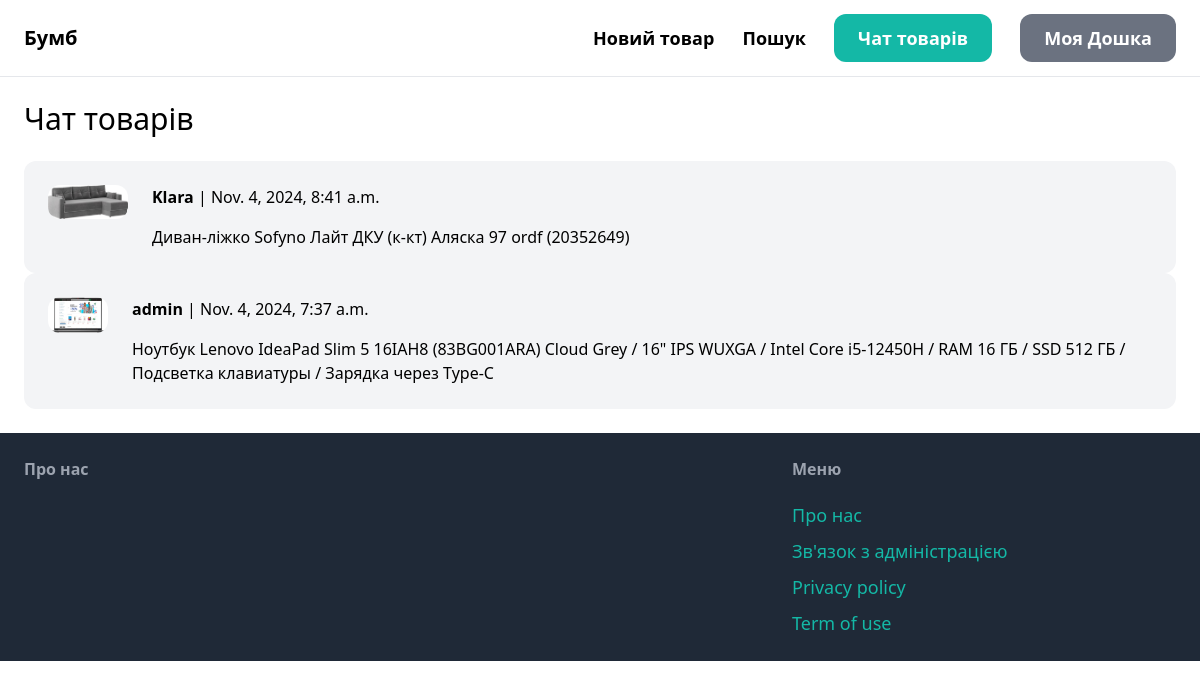
The page /inbox/ (signed in) on the database its author committed.
### conversation/models.py (models this page shows)
class Conversation(models.Model):
    item = models.ForeignKey(Item, related_name='conversations', on_delete=models.CASCADE)
    members = models.ManyToManyField(User, related_name='conversations')
    created_at = models.DateTimeField(auto_now_add=True)
    modified_at = models.DateTimeField(auto_now=True)
    class Meta:
        ordering = ('-modified_at',)

### item/models.py (models this page shows, shortened)
class Item(models.Model):
    category = models.ForeignKey(Category, related_name='items', on_delete=models.CASCADE)
    name = models.CharField(max_length=255)
    description = models.TextField(blank=True, null=True)
    price = models.FloatField()
    image = models.ImageField(upload_to='item_images', blank=True, null=True)
    is_sold = models.BooleanField(default=False)
    created_by = models.ForeignKey(User, related_name='items', on_delete=models.CASCADE)
    created_at = models.DateTimeField(auto_now_add=True)

### conversation/views.py (the view)
# urls.py: path('', views.inbox, name='inbox'),
@login_required
def inbox(request):
    conversations = Conversation.objects.filter(members__in=[request.user.id])
    return render(request, 'conversation/inbox.html', {
        'conversations': conversations
    })

### conversation/templates/conversation/inbox.html (shortened to what this page needs)
{% extends 'core/base.html' %}
{% block content %}
<h1 class="mb-6 text-3xl">Чат товарів</h1>
<div class="space-y-6">
    {% for conversation in conversations %}
        <a href="{% url 'conversation:detail' conversation.id %}">
            <div class="p-6 flex bg-gray-100 rounded-xl">
                <div class="pr-6">
                    <img src="{{ conversation.item.image.url }}" class="w-20 rounded-xl">
                </div>
                <div>
                    {% for member in conversation.members.all %}
                        {% if member != request.user %}
                            <p class="mb-4"><strong>{{ member.username }}</strong> | {{ conversation.modified_at }}</p>
                            <p>{{ conversation.item.name }}</p>
                        {% endif %}
                    {% endfor %}
                </div>
            </div>
        </a>
    {% endfor %}
</div>
{% endblock %}

### rows shown on the page
Conversation: item.image (picture), modified_at "Nov. 4, 2024, 8:41 a.m.", item.name "Диван-ліжко Sofyno Лайт ДКУ (к-кт) Аляска 97 ordf (20352649)"
Conversation: item.image (picture), modified_at "Nov. 4, 2024, 7:37 a.m.", item.name "Ноутбук Lenovo IdeaPad Slim 5 16IAH8 (83BG001ARA) Cloud Grey / 16\" IPS WUXGA / Intel Core i5-12450H / RAM 16 ГБ / SSD 512 ГБ / Подсветка клавиатуры / Зарядка через Type-C"

### other values the page prints
{{ member.username }} "Klara"
{{ member.username }} "admin"
